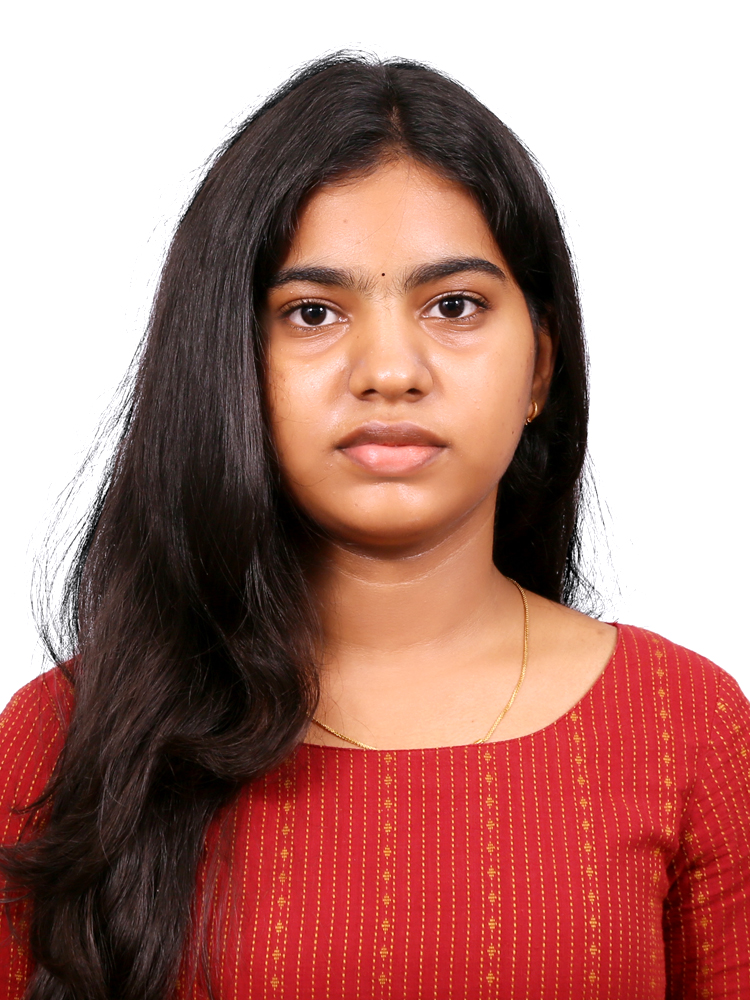
#> input picture NEHA IMAGE.jpeg, 750 x 1000 px
$ jupyter execute Ex-6.ipynb   (older library calls are emulated)
#> lines starting #> are read from the running program, lines starting #| are printed output that depends on the picture
## EXP.NO:06-EDGE DETECTION
## Name:NEHA S
## Reg.No:212225100030

[cell 1]
import cv2
import numpy as np
import matplotlib.pyplot as plt

image = cv2.imread('NEHA IMAGE.jpeg')
#> image is the input picture: shape (1000, 750, 3); mean B, G, R 121.8, 128.5, 175.6
gray_image = cv2.cvtColor(image, cv2.COLOR_BGR2GRAY)
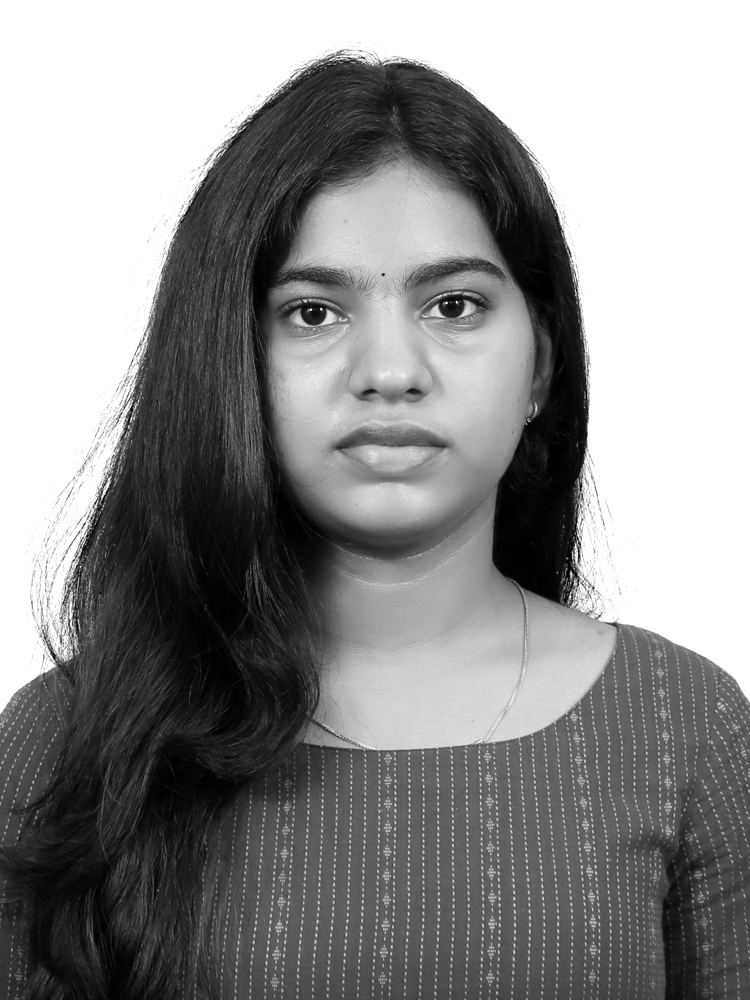
#> gray_image: shape (1000, 750); min 0, max 255, mean 141.8

plt.imshow(cv2.cvtColor(image, cv2.COLOR_BGR2RGB))
plt.title('Original Image')
plt.axis('off')

[cell 2]
sobel_x = cv2.Sobel(gray_image, cv2.CV_64F, 1, 0, ksize=5)
sobel_y = cv2.Sobel(gray_image, cv2.CV_64F, 0, 1, ksize=5)
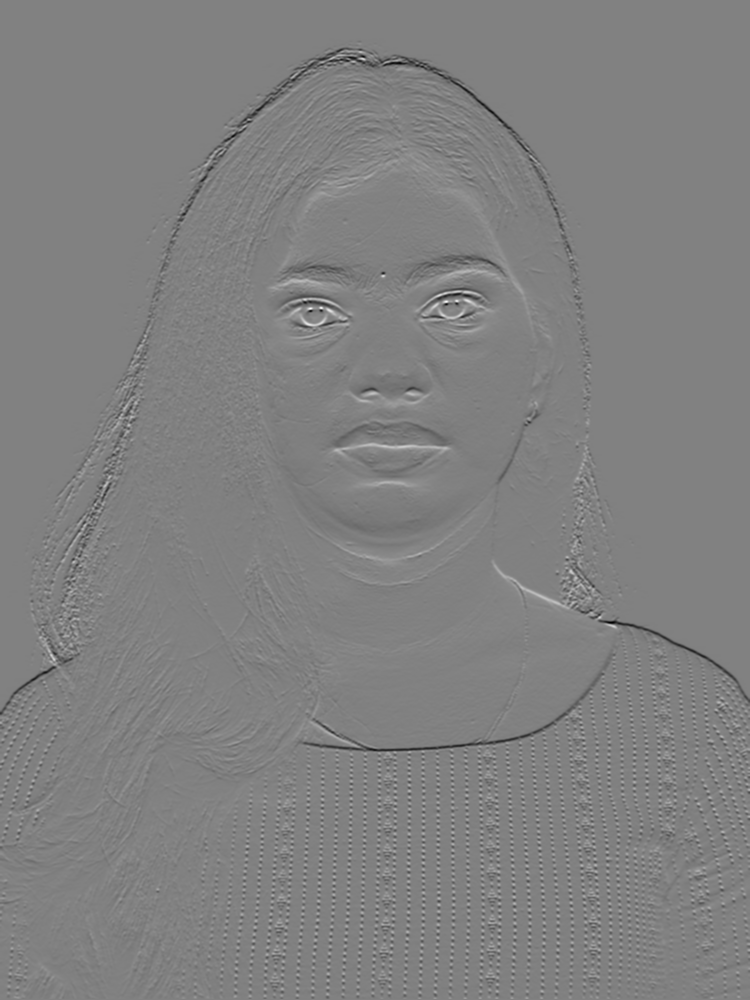
#> sobel_y: shape (1000, 750) float64; min -8625, max 8423, mean -25.2; drawn with min black and max white
sobel_combined = cv2.magnitude(sobel_x, sobel_y)
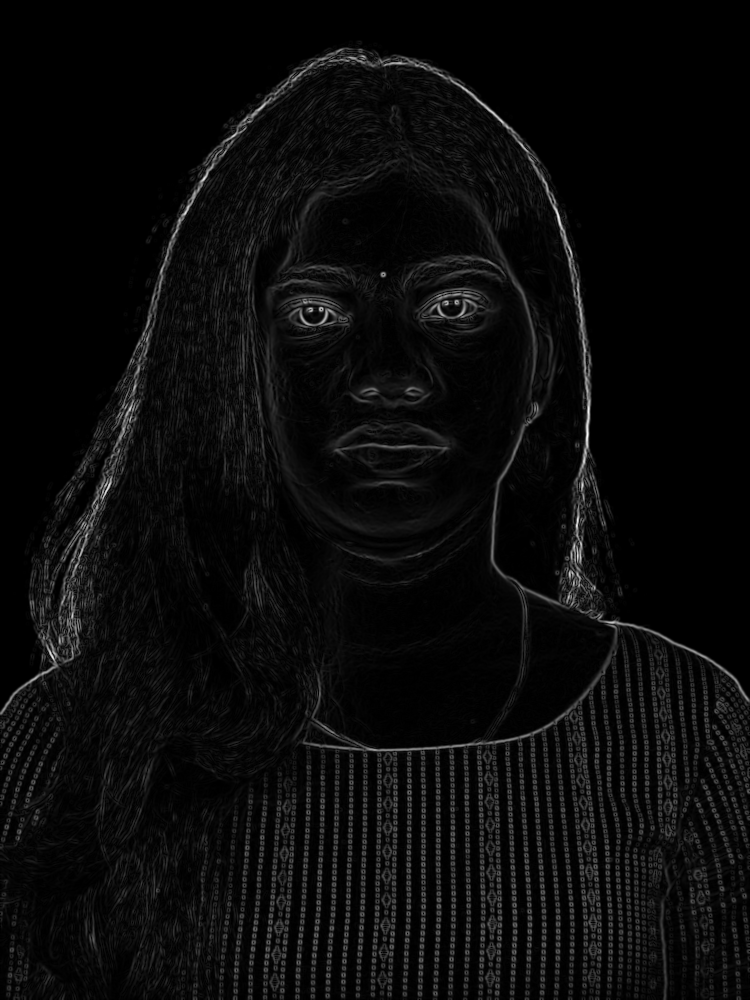
#> sobel_combined: shape (1000, 750) float64; min 0, max 11240, mean 485.9; drawn with min black and max white
plt.imshow(sobel_combined, cmap='gray')
plt.title('Sobel Edge Detection')
plt.axis('off')

[cell 3]
image = cv2.imread("NEHA IMAGE.jpeg")

gray = cv2.cvtColor(image, cv2.COLOR_BGR2GRAY)

prewitt_x = np.array([[-1, 0, -1],
                      [ 1, 0, -1],
                      [ 1, 0, -1]])

prewitt_y = np.array([[ 1,  1,  1],
                      [ 0,  0,  0],
                      [-1, -1, -1]])

prewitt_x_edge = cv2.filter2D(gray, -1, prewitt_x)
prewitt_y_edge = cv2.filter2D(gray, -1, prewitt_y)
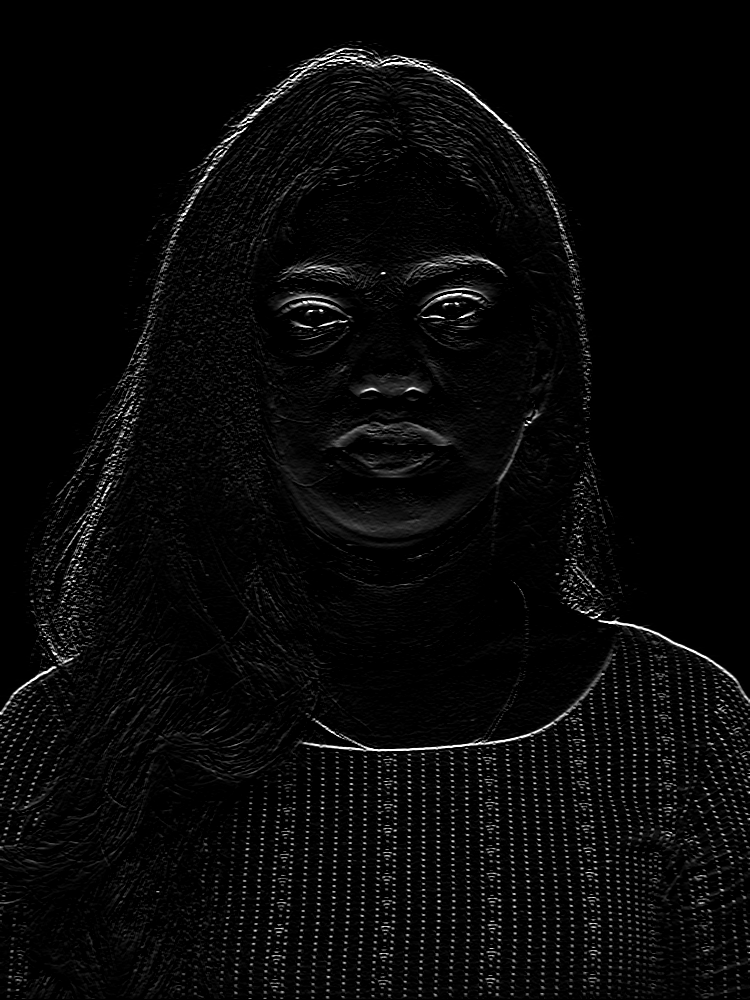
#> prewitt_y_edge: shape (1000, 750); min 0, max 255, mean 8.3

prewitt = cv2.magnitude(prewitt_x_edge.astype(np.float32),
                        prewitt_y_edge.astype(np.float32))

plt.imshow(prewitt, cmap='gray')
plt.title('Prewitt Edge Detection')
plt.axis('off')
plt.show()

[cell 4]
roberts_x = np.array([[1, 0],
                      [0, -1]])

roberts_y = np.array([[0, 1],
                      [-1, 0]])

roberts_x_edge = cv2.filter2D(gray, -1, roberts_x)
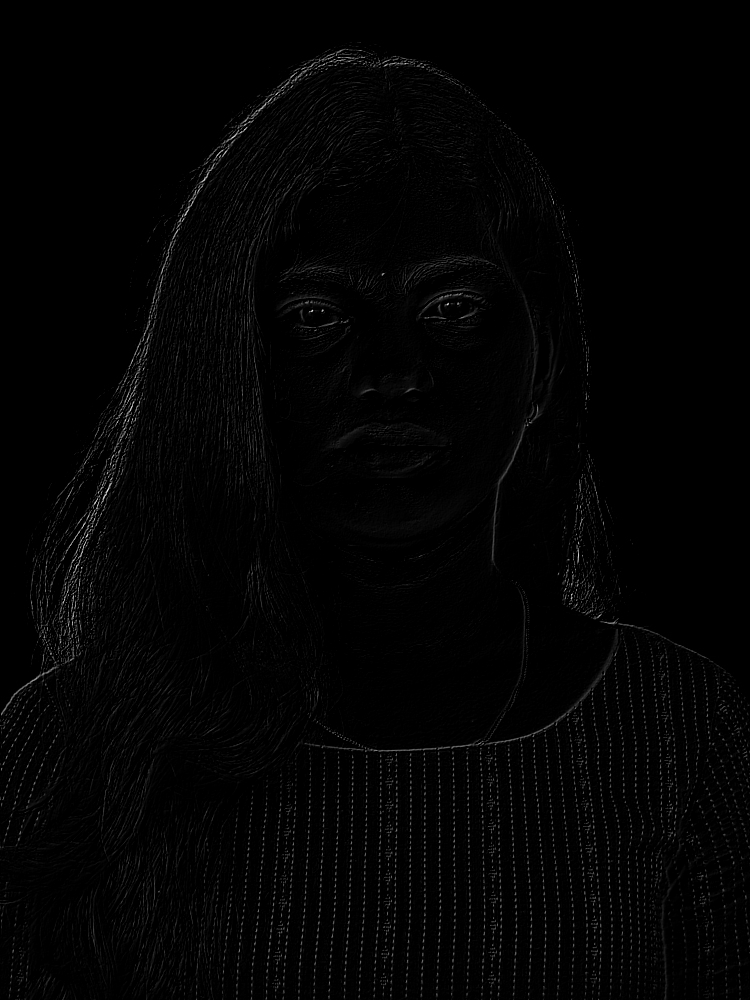
#> roberts_x_edge: shape (1000, 750); min 0, max 242, mean 3.5
roberts_y_edge = cv2.filter2D(gray, -1, roberts_y)

roberts = cv2.magnitude(
    roberts_x_edge.astype(np.float32),
    roberts_y_edge.astype(np.float32)
)

plt.imshow(roberts, cmap='gray')
plt.title('Roberts Edge Detection')
plt.axis('off')
plt.show()

[cell 5]
Laplacian = cv2.Laplacian(gray_image, cv2.CV_64F)

plt.imshow(Laplacian, cmap='gray')
plt.title('Laplacian Edge Detection')
plt.axis('off')
plt.show()

[cell 6]
Canny_edges = cv2.Canny(gray_image, 50, 150)
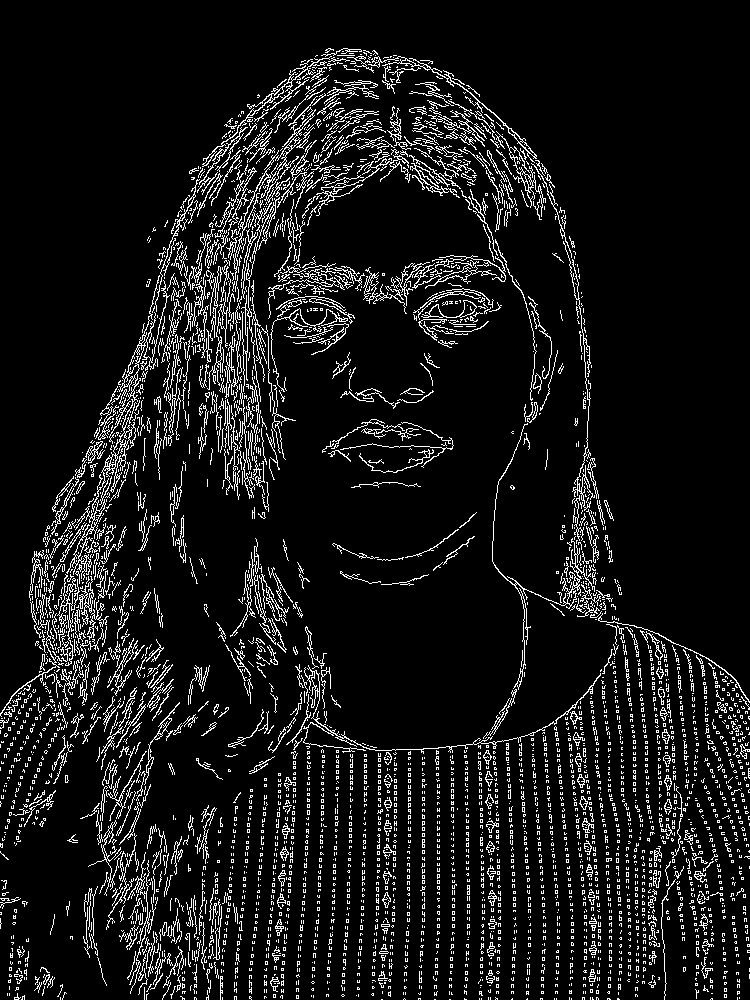
#> Canny_edges: shape (1000, 750); 8.8% white in thin lines or dots

plt.imshow(Canny_edges, cmap='gray')
plt.title('Canny Edge Detection')
plt.axis('off')
plt.show()
